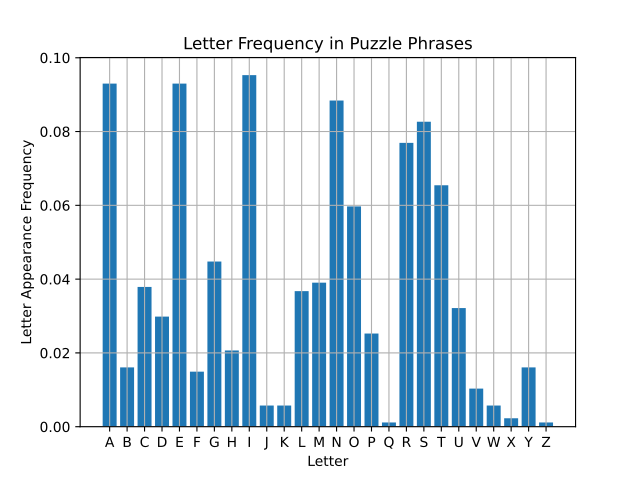

The Python source for this figure:
###############################################################################
# Author: Fanyang Cheng
# Date: 05/03/2021
# Description: This program serves a conclusion of the character frequencies in
#the phrases.txt file and draw a bar chart to show the result.
###############################################################################
import numpy as np
import matplotlib.pyplot as plt
char_l = ['A','B','C','D','E','F','G','H','I','J','K','L','M','N','O','P','Q','R','S','T','U','V','W','X','Y','Z']
time_l = np.zeros(26)
def main():
    with open('phrases.txt') as fo:
        l = fo.readlines()
        #factor out '\n' tailing
        for i in range(len(l)):
            l[i] = l[i].rstrip('\n')
        for j in l:
            temp_l = list(j)
            for k in range(len(temp_l)):
                for m in range(len(char_l)):
                    if char_l[m] == temp_l[k].upper():
                        time_l[m] = time_l[m] + 1
        #calculate frequency
        su = sum(time_l)
        for i in range(len(time_l)):
            time_l[i] = time_l[i]/su
        #then we start to draw the bar chart.
        fig,ax = plt.subplots()
        ax.bar(char_l,time_l)
        #set appearings
        ax.set_xlabel('Letter')
        ax.set_ylabel('Letter Appearance Frequency')
        ax.set_title('Letter Frequency in Puzzle Phrases')
        ax.grid() #add grid


if __name__ == '__main__':
    main()
    plt.show()
